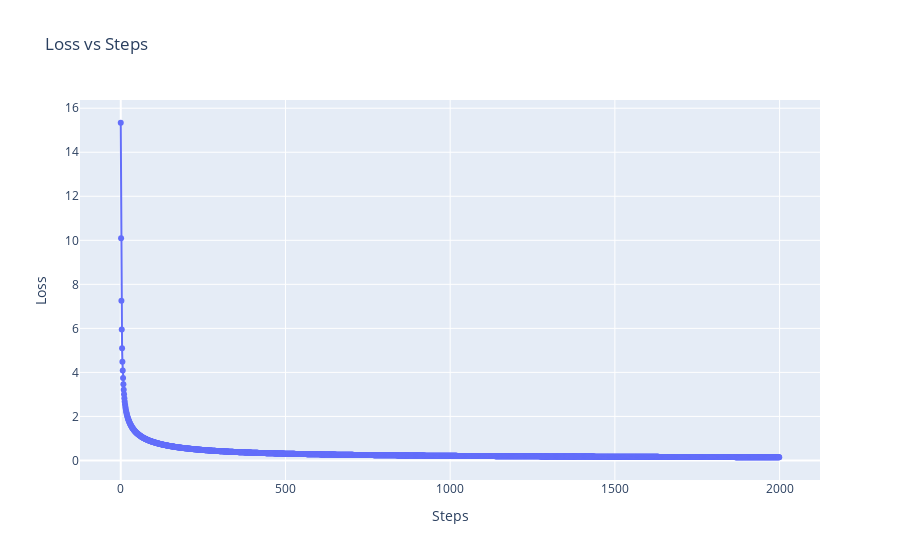

Notebook code cell kept with this figure:
### Code cell
import plotly.graph_objs as go

# Create a line plot
fig = go.Figure()
fig.add_trace(go.Scatter(x=steps, y=losses, mode='lines+markers', name='Loss'))

# Add labels and title
fig.update_layout(
    title="Loss vs Steps",
    xaxis_title="Steps",
    yaxis_title="Loss"
)

fig.show()

### Figure 1 — Plotly figure (JSON) as saved in the notebook; plotly's stock layout.template omitted (floating-point values rounded to 4 significant figures; data arrays with more than 128 entries replaced by an {"elided": "..."} marker saying what was removed)
{"data": [{"mode": "lines+markers", "name": "Loss", "type": "scatter", "x": {"elided": "2000 int values"}, "y": {"elided": "2000 float values"}}], "layout": {"title": {"text": "Loss vs Steps"}, "xaxis": {"title": {"text": "Steps"}}, "yaxis": {"title": {"text": "Loss"}}}}
